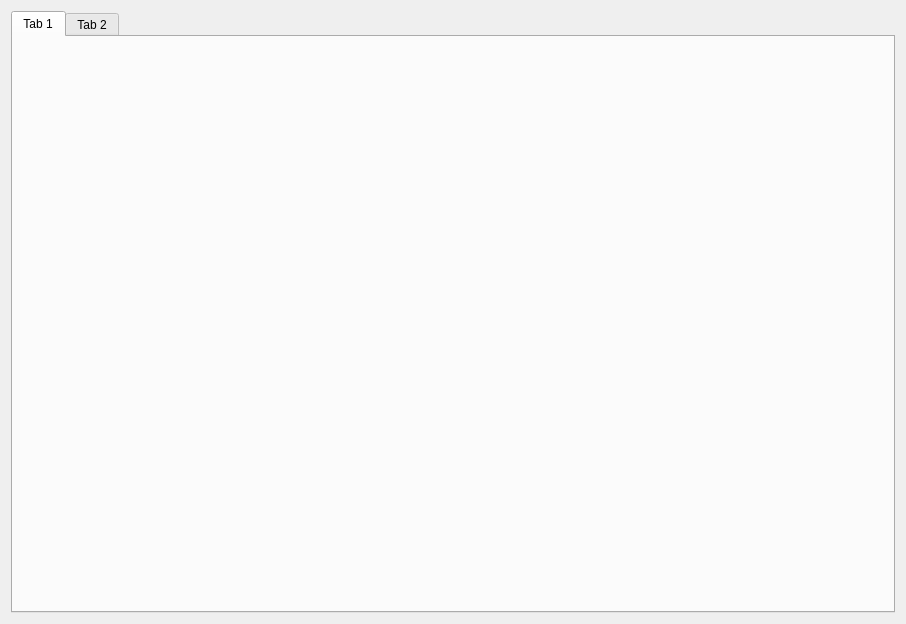
<?xml version="1.0" encoding="UTF-8"?>
<ui version="4.0">
 <class>workload</class>
 <widget class="QWidget" name="workload">
  <property name="geometry">
   <rect>
    <x>0</x>
    <y>0</y>
    <width>906</width>
    <height>624</height>
   </rect>
  </property>
  <property name="windowTitle">
   <string>Form</string>
  </property>
  <layout class="QHBoxLayout" name="horizontalLayout">
   <item>
    <widget class="QTabWidget" name="tabWidget_year_and_month_">
     <property name="currentIndex">
      <number>0</number>
     </property>
     <widget class="QWidget" name="tab_year_">
      <attribute name="title">
       <string>Tab 1</string>
      </attribute>
     </widget>
     <widget class="QWidget" name="tab_month_">
      <attribute name="title">
       <string>Tab 2</string>
      </attribute>
     </widget>
    </widget>
   </item>
  </layout>
 </widget>
 <resources/>
 <connections/>
</ui>
